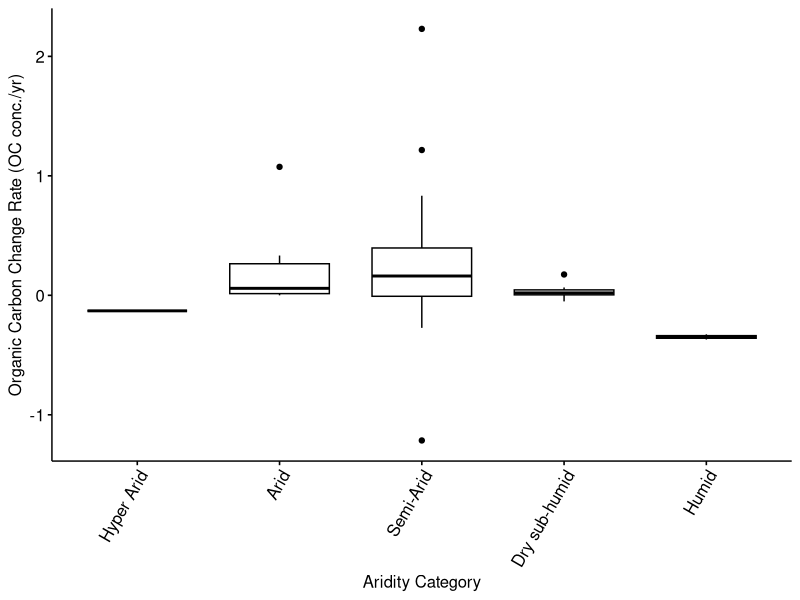
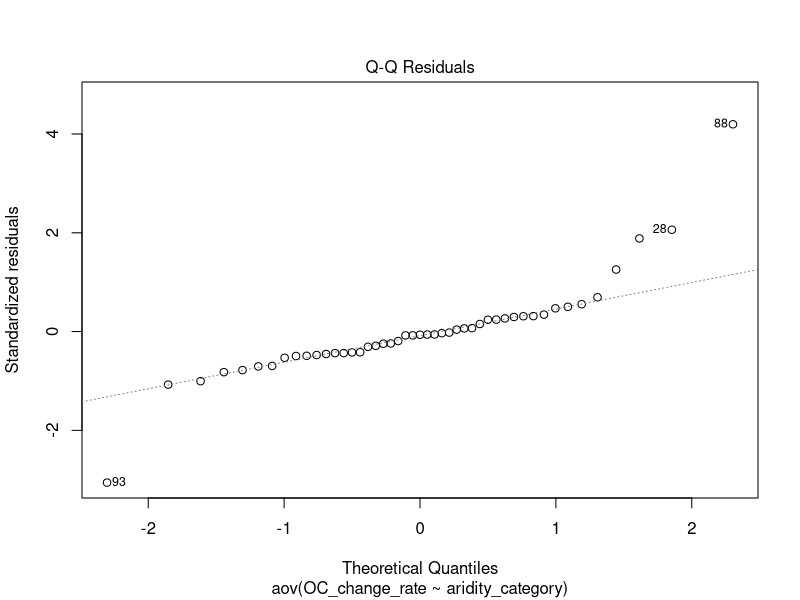
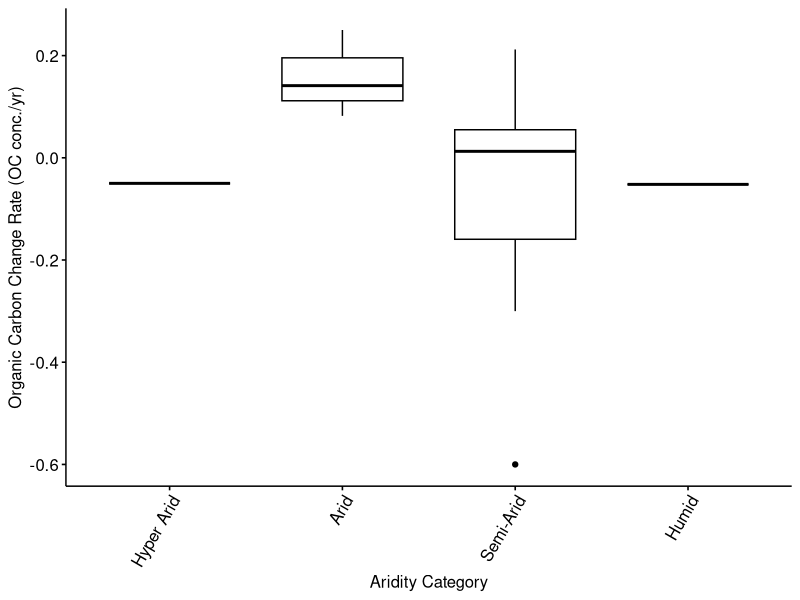
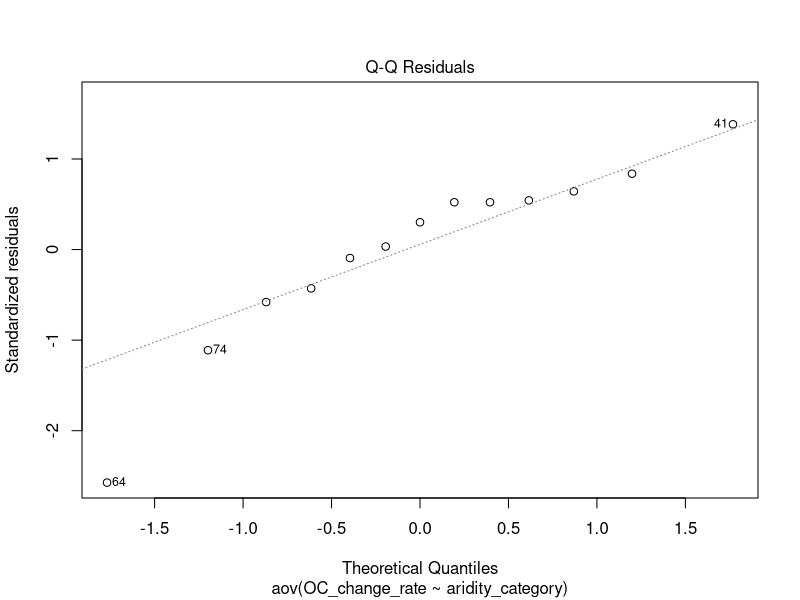
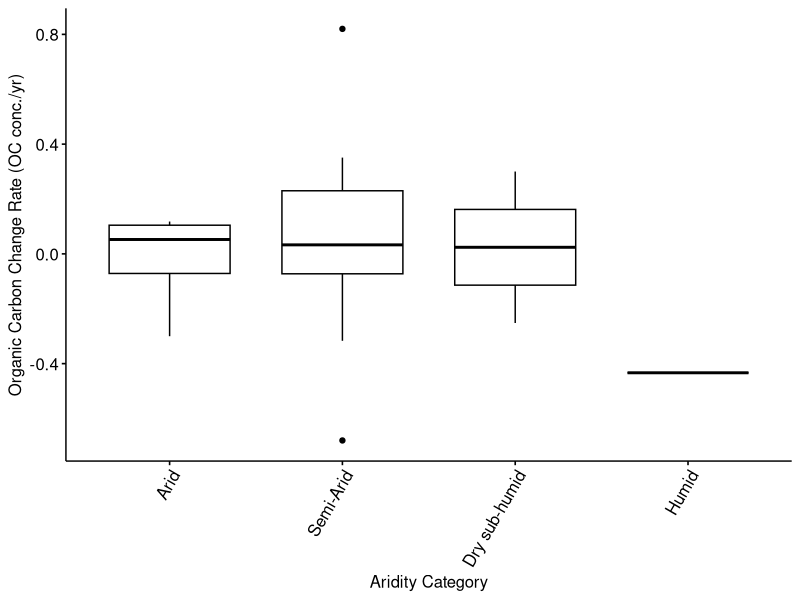
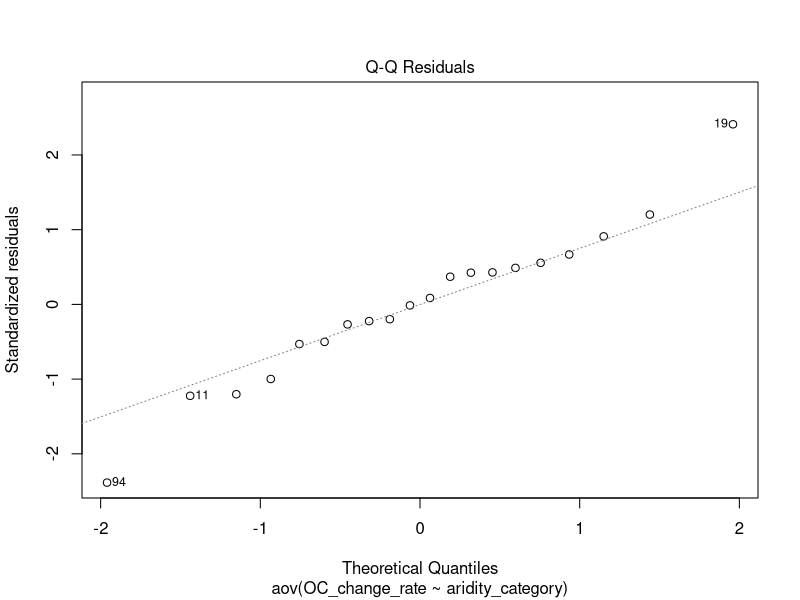
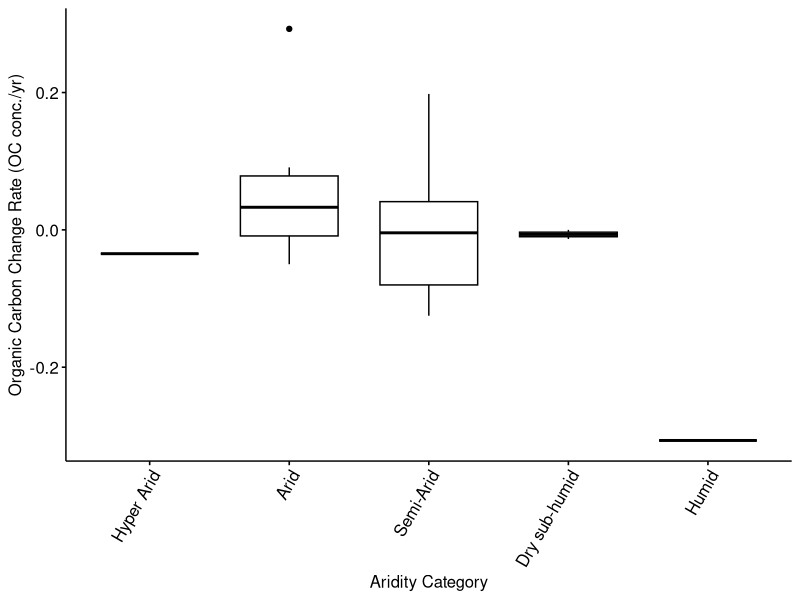
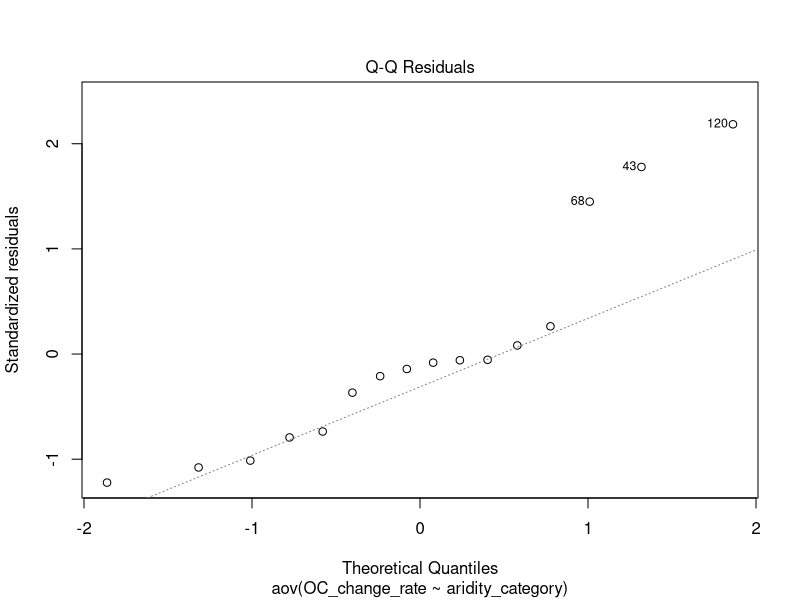

Reproduce these figures in R, in order.
## ---- chunk 1
# Load dataset
suppressWarnings(suppressMessages({
    library(tidyverse)
    library(ggpubr)
}))
## ---- chunk 2
# Load dataset
suppressWarnings(suppressMessages({
    datacsv <- read_csv("datasets/irrt1vt2_estBD_mar27.csv")
    dataset <- data.frame(datacsv)
}))
## ---- chunk 3
# Remove outliers
temp_dataset <- split(dataset, dataset$ref_num=="24")
dataset <- temp_dataset$'FALSE'

temp_dataset <- split(dataset, dataset$ref_num=="19")
dataset <- temp_dataset$'FALSE'
## ---- chunk 4
# Factor whole dataset
dataset[sapply(dataset, is.character)] <- lapply(dataset[sapply(dataset, is.character)], as.factor)

# Store rows without N+ and N- pairings in a temporary variable
tempData1a <- split(dataset, dataset$N_pair=="no")
dataseta <- tempData1a$'TRUE'

# For rows that do have a N+ and N- paring, store only the N- rows in a temporary variable
tempData1b <- split(dataset, dataset$N_pair_state=="N+")
datasetb <- tempData1b$'FALSE'

# Combine the two temporary variables into a unified dataset without the N+ treatments where such pairings exist in the dataset
dataset <- rbind(dataseta, datasetb)

# Separate out the 0 - 10 cm depth incrememt
tempData2 <- split(dataset, dataset$depth_cat_2=="0-10cm")
depth_10 <- tempData2$'TRUE'

# Separate out the 10 - 20 cm depth incrememt
tempData2 <- split(dataset, dataset$depth_cat_2=="10-20cm")
depth_20 <- tempData2$'TRUE'

# Separate out the 20 - 30 cm depth incrememt
tempData2 <- split(dataset, dataset$depth_cat_2=="20-30cm")
depth_30 <- tempData2$'TRUE'

# Separate out the 30+ cm depth incrememt
tempData2 <- split(dataset, dataset$depth_cat_2=="30+cm")
depth_30p <- tempData2$'TRUE'
## ---- chunk 5
# Boxplot to visualize the average change rate for each aridity category
p <- ggboxplot(depth_10, x="aridity_category", y="OC_change_rate", 
          #color = "depth_cat_2", palette = c("#00AFBB", "#E7B800", "#71f442", "#fc79e6"),
          order = c("Hyper Arid", "Arid", "Semi-Arid", "Dry sub-humid", "Humid"),
          ylab = "Organic Carbon Change Rate (OC conc./yr)", xlab = "Aridity Category")
p + theme(axis.text.x = element_text(angle = 60, hjust = 1))
## ---- chunk 6
# ANOVA and Tukey's for above boxplot
aov_0_10_per_C <- aov(OC_change_rate ~ aridity_category, data = depth_10)
summary(aov_0_10_per_C)
plot(aov_0_10_per_C, 2)

TukeyHSD(aov_0_10_per_C)
## ---- chunk 7
# Boxplot to visualize the average change rate for each aridity category
p2 <- ggboxplot(depth_20, x="aridity_category", y="OC_change_rate", 
          #color = "depth_cat_2", palette = c("#00AFBB", "#E7B800", "#71f442", "#fc79e6"),
          order = c("Hyper Arid", "Arid", "Semi-Arid", "Dry sub-humid", "Humid"),
          ylab = "Organic Carbon Change Rate (OC conc./yr)", xlab = "Aridity Category")
p2 + theme(axis.text.x = element_text(angle = 60, hjust = 1))
## ---- chunk 8
# ANOVA and Tukey's for above boxplot
aov_10_20_per_C <- aov(OC_change_rate ~ aridity_category, data = depth_20)
summary(aov_10_20_per_C)
plot(aov_10_20_per_C, 2)

TukeyHSD(aov_10_20_per_C)
## ---- chunk 9
# Boxplot to visualize the average change rate for each aridity category
p3 <- ggboxplot(depth_30, x="aridity_category", y="OC_change_rate", 
          #color = "depth_cat_2", palette = c("#00AFBB", "#E7B800", "#71f442", "#fc79e6"),
          order = c("Hyper Arid", "Arid", "Semi-Arid", "Dry sub-humid", "Humid"),
          ylab = "Organic Carbon Change Rate (OC conc./yr)", xlab = "Aridity Category")
p3 + theme(axis.text.x = element_text(angle = 60, hjust = 1))
## ---- chunk 10
# ANOVA and Tukey's for above boxplot
aov_20_30_per_C <- aov(OC_change_rate ~ aridity_category, data = depth_30)
summary(aov_20_30_per_C)
plot(aov_20_30_per_C, 2)

TukeyHSD(aov_20_30_per_C)
## ---- chunk 11
# Boxplot to visualize the average change rate for each aridity category
p4 <- ggboxplot(depth_30p, x="aridity_category", y="OC_change_rate", 
          #color = "depth_cat_2", palette = c("#00AFBB", "#E7B800", "#71f442", "#fc79e6"),
          order = c("Hyper Arid", "Arid", "Semi-Arid", "Dry sub-humid", "Humid"),
          ylab = "Organic Carbon Change Rate (OC conc./yr)", xlab = "Aridity Category")
p4 + theme(axis.text.x = element_text(angle = 60, hjust = 1))
## ---- chunk 12
# ANOVA and Tukey's for above boxplot
aov_30p_per_C <- aov(OC_change_rate ~ aridity_category, data = depth_30p)
summary(aov_30p_per_C)
plot(aov_30p_per_C, 2)

TukeyHSD(aov_30p_per_C)
## ---- chunk 13
# Boxplot to visualize the average change rate for each aridity category
p5 <- ggboxplot(dataset, x="aridity_category", y="OC_change_rate", 
          color = "depth_cat_2", palette = c("#00AFBB", "#E7B800", "#71f442", "#fc79e6"),
          order = c("Hyper Arid", "Arid", "Semi-Arid", "Dry sub-humid", "Humid"),
          ylab = "Organic Carbon Change Rate (OC conc./yr)", xlab = "Aridity Category")
p5 + theme(axis.text.x = element_text(angle = 60, hjust = 1))
